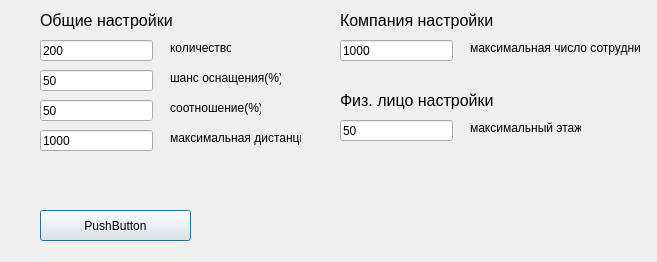
<?xml version="1.0" encoding="UTF-8"?>
<ui version="4.0">
 <class>modelwindow</class>
 <widget class="QDialog" name="modelwindow">
  <property name="geometry">
   <rect>
    <x>0</x>
    <y>0</y>
    <width>657</width>
    <height>262</height>
   </rect>
  </property>
  <property name="windowTitle">
   <string>Dialog</string>
  </property>
  <widget class="QLineEdit" name="countAccount">
   <property name="geometry">
    <rect>
     <x>40</x>
     <y>40</y>
     <width>113</width>
     <height>21</height>
    </rect>
   </property>
   <property name="text">
    <string>200</string>
   </property>
  </widget>
  <widget class="QLineEdit" name="chanceEquip">
   <property name="geometry">
    <rect>
     <x>40</x>
     <y>70</y>
     <width>113</width>
     <height>21</height>
    </rect>
   </property>
   <property name="text">
    <string>50</string>
   </property>
  </widget>
  <widget class="QLineEdit" name="ratioAccount">
   <property name="geometry">
    <rect>
     <x>40</x>
     <y>100</y>
     <width>113</width>
     <height>21</height>
    </rect>
   </property>
   <property name="text">
    <string>50</string>
   </property>
  </widget>
  <widget class="QLabel" name="label">
   <property name="geometry">
    <rect>
     <x>170</x>
     <y>40</y>
     <width>61</width>
     <height>16</height>
    </rect>
   </property>
   <property name="text">
    <string>количество</string>
   </property>
  </widget>
  <widget class="QLabel" name="label_2">
   <property name="geometry">
    <rect>
     <x>170</x>
     <y>70</y>
     <width>111</width>
     <height>16</height>
    </rect>
   </property>
   <property name="text">
    <string>шанс оснащения(%)</string>
   </property>
  </widget>
  <widget class="QLabel" name="label_3">
   <property name="geometry">
    <rect>
     <x>170</x>
     <y>100</y>
     <width>91</width>
     <height>16</height>
    </rect>
   </property>
   <property name="text">
    <string>соотношение(%)</string>
   </property>
  </widget>
  <widget class="QPushButton" name="pushButton">
   <property name="geometry">
    <rect>
     <x>40</x>
     <y>210</y>
     <width>151</width>
     <height>31</height>
    </rect>
   </property>
   <property name="text">
    <string>PushButton</string>
   </property>
  </widget>
  <widget class="QLineEdit" name="maxDistance">
   <property name="geometry">
    <rect>
     <x>40</x>
     <y>130</y>
     <width>113</width>
     <height>21</height>
    </rect>
   </property>
   <property name="text">
    <string>1000</string>
   </property>
  </widget>
  <widget class="QLabel" name="label_4">
   <property name="geometry">
    <rect>
     <x>170</x>
     <y>130</y>
     <width>131</width>
     <height>16</height>
    </rect>
   </property>
   <property name="text">
    <string>максимальная дистанция</string>
   </property>
  </widget>
  <widget class="QLineEdit" name="maxCount">
   <property name="geometry">
    <rect>
     <x>340</x>
     <y>40</y>
     <width>113</width>
     <height>21</height>
    </rect>
   </property>
   <property name="text">
    <string>1000</string>
   </property>
  </widget>
  <widget class="QLabel" name="label_5">
   <property name="geometry">
    <rect>
     <x>470</x>
     <y>40</y>
     <width>171</width>
     <height>16</height>
    </rect>
   </property>
   <property name="text">
    <string>максимальная число сотрудников</string>
   </property>
  </widget>
  <widget class="QLabel" name="label_6">
   <property name="geometry">
    <rect>
     <x>340</x>
     <y>10</y>
     <width>161</width>
     <height>21</height>
    </rect>
   </property>
   <property name="font">
    <font>
     <pointsize>12</pointsize>
    </font>
   </property>
   <property name="text">
    <string>Компания настройки</string>
   </property>
  </widget>
  <widget class="QLabel" name="label_7">
   <property name="geometry">
    <rect>
     <x>40</x>
     <y>10</y>
     <width>141</width>
     <height>21</height>
    </rect>
   </property>
   <property name="font">
    <font>
     <pointsize>12</pointsize>
    </font>
   </property>
   <property name="text">
    <string>Общие настройки</string>
   </property>
  </widget>
  <widget class="QLabel" name="label_8">
   <property name="geometry">
    <rect>
     <x>470</x>
     <y>120</y>
     <width>111</width>
     <height>16</height>
    </rect>
   </property>
   <property name="text">
    <string>максимальный этаж</string>
   </property>
  </widget>
  <widget class="QLineEdit" name="maxFloor">
   <property name="geometry">
    <rect>
     <x>340</x>
     <y>120</y>
     <width>113</width>
     <height>21</height>
    </rect>
   </property>
   <property name="text">
    <string>50</string>
   </property>
  </widget>
  <widget class="QLabel" name="label_9">
   <property name="geometry">
    <rect>
     <x>340</x>
     <y>90</y>
     <width>161</width>
     <height>21</height>
    </rect>
   </property>
   <property name="font">
    <font>
     <pointsize>12</pointsize>
    </font>
   </property>
   <property name="text">
    <string>Физ. лицо настройки</string>
   </property>
  </widget>
 </widget>
 <resources/>
 <connections/>
</ui>
